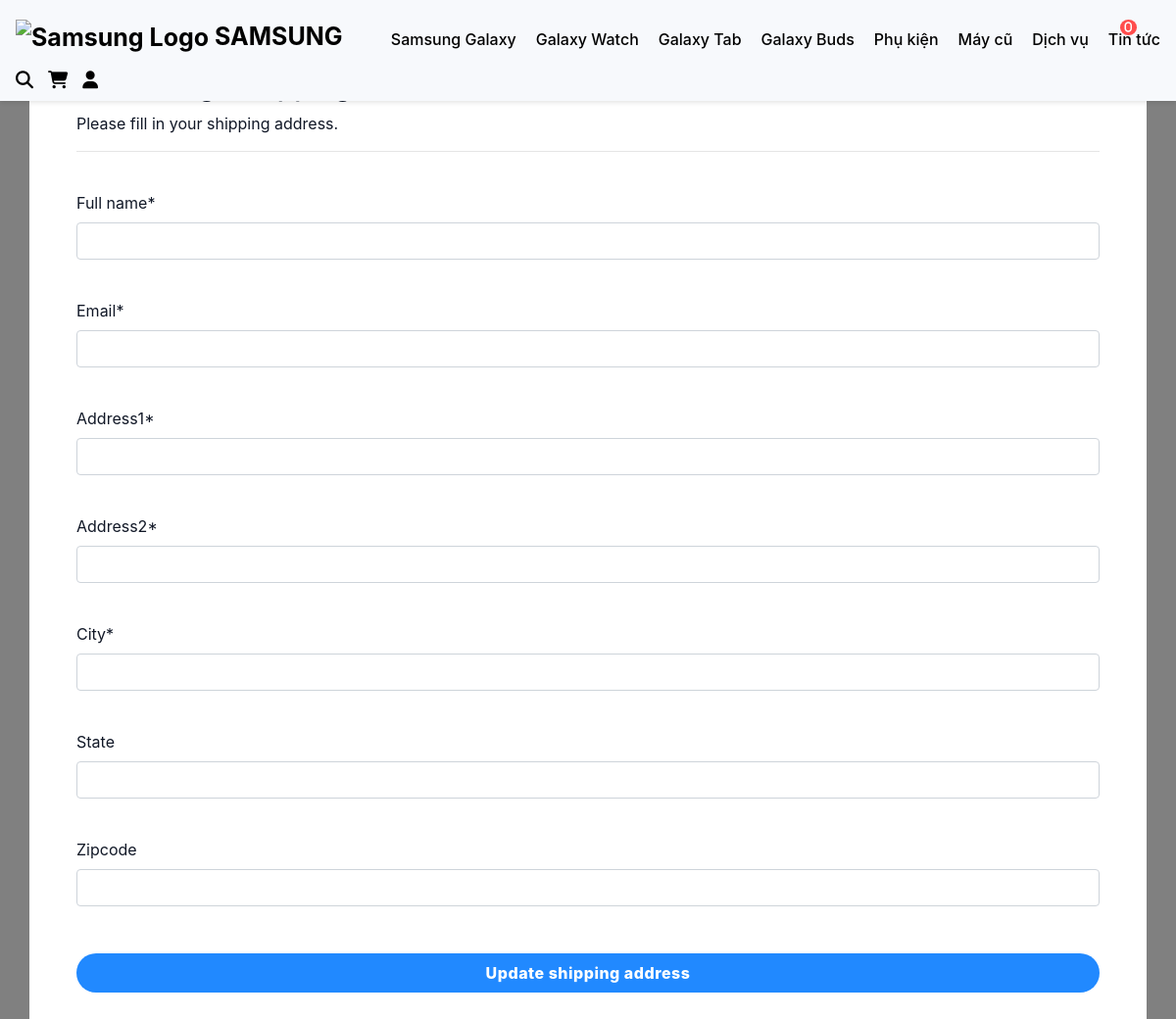
The app's page /account/manage-shipping (signed in), older data.
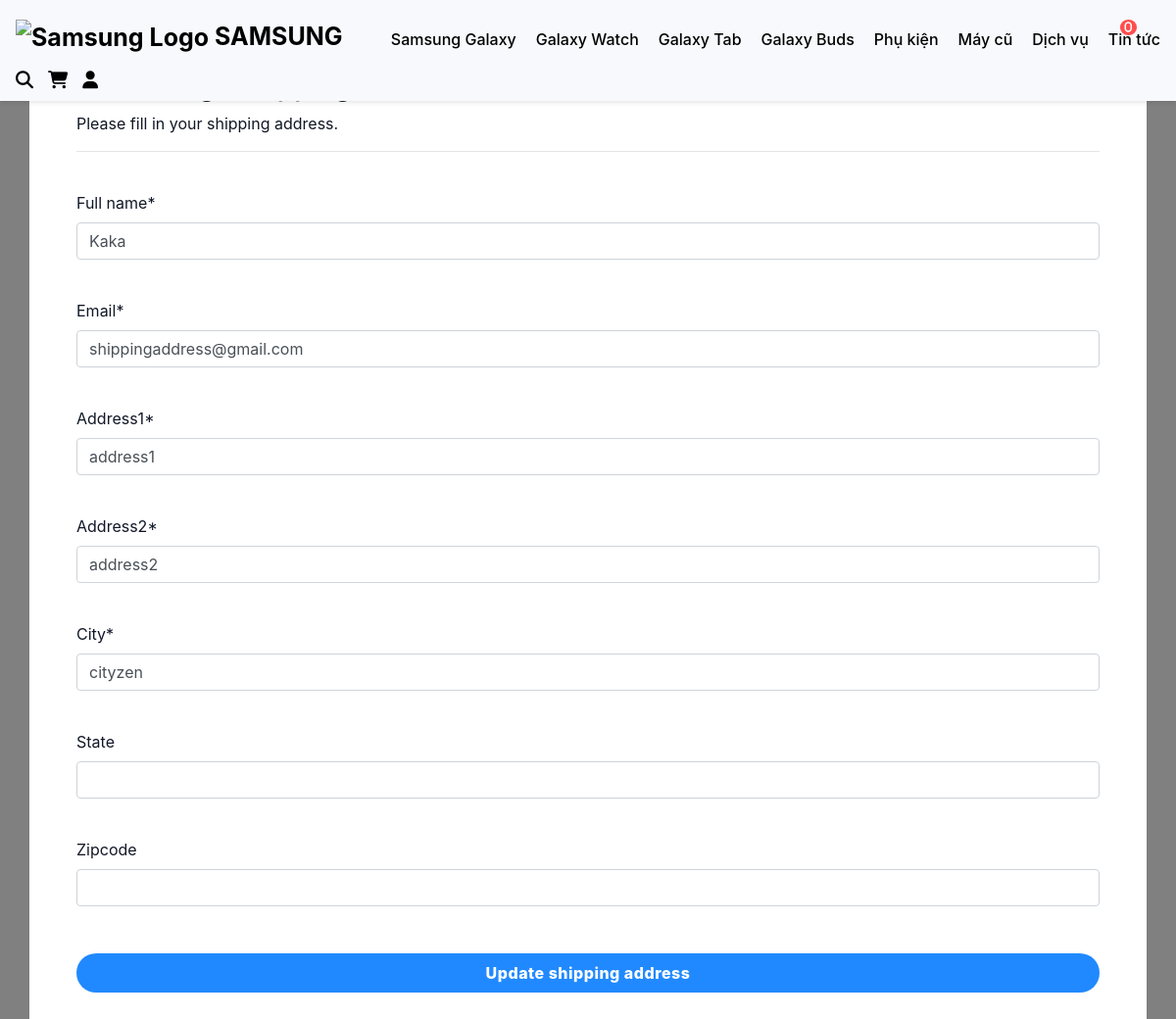
The same page, newer data.
### payment/models.py (models this page shows, shortened)
class ShippingAddress(models.Model):
    full_name = models.CharField(max_length=300)
    email = models.EmailField(max_length=255)
    address1 = models.CharField(max_length=300)
    address2 = models.CharField(max_length=300)
    city = models.CharField(max_length=255)
    state = models.CharField(max_length=255, null=True, blank=True)
    zipcode = models.CharField(max_length=255, null=True, blank=True)
    user = models.ForeignKey(User, on_delete=models.CASCADE, null = True, blank= True)
    class Meta:
        verbose_name_plural = 'Shipping Address'

### account/views.py (the view, shortened to what this page needs)
# urls.py: path('manage-shipping', views.manage_shipping, name='manage-shipping'),
@login_required(login_url='my-login')
def manage_shipping(request):
    try:
        shipping = ShippingAddress.objects.get(user = request.user.id)
    except ShippingAddress.DoesNotExist:
        shipping = None
    form = ShippingForm(instance=shipping)
    context = {'form':form}
    return render(request, 'account/manage-shipping.html', context=context)

### payment/forms.py
class ShippingForm(forms.ModelForm):
    class Meta:
        model = ShippingAddress
        fields = ['full_name', 'email', 'address1', 'address2', 'city', 'state', 'zipcode']
        exclude = ['user',]

### cart/context_processors.py (called while the page is built)
def cart(request):
    return {'cart': Cart(request)}

### store/views.py (called while the page is built)
def categories(request):
    all_categories = Category.objects.all()
    return {'all_categories': all_categories}

### account/templates/account/manage-shipping.html (shortened to what this page needs)
{% include "store/base.html" %}
{% load static %}
{% load crispy_forms_tags %}
{% block content %}
    <body>
        <br>
        <div class="container bg-white shadow-md p-5 form-layout">
            <h3>  &nbsp; Manage shipping </h3>
            <p> Please fill in your shipping address. </p>
            <hr>
            <br>
            <form method="POST" autocomplete="off">
                {{form.full_name|as_crispy_field}}
                <br>
                {{form.email|as_crispy_field}}
                <br>
                {{form.address1|as_crispy_field}}
                <br>
                {{form.address2|as_crispy_field}}
                <br>
                {{form.city|as_crispy_field}}
                <br>
                {{form.state|as_crispy_field}}
                <br>
                {{form.zipcode|as_crispy_field}}
                <br>
                <button type="submit" class="btn btn-primary navbar-btn text-white w-100 p-2"> Update shipping address </button>
            </form>
        </div>
    </body>
{% endblock %}

### store/templates/store/base.html (shortened to what this page needs)
{% load static %}
<!DOCTYPE html>
<html lang="vi">
<head>
  <link rel="stylesheet" href="https://cdn.jsdelivr.net/npm/bootstrap@4.6.2/dist/css/bootstrap.min.css"
>
  <link rel="stylesheet" href="https://cdnjs.cloudflare.com/ajax/libs/font-awesome/6.4.0/css/all.min.css">
  <link rel="stylesheet" href="{% static 'css/reset.css' %}">
  <link rel="stylesheet" href="{% static 'css/styles.css' %}">
</head>
<body>
  <nav class="navbar" id="site-navbar">
    <a href="index.html" class="logo">
      <img src="https://www.freepnglogos.com/uploads/original-samsung-logo-10.png" alt="Samsung Logo">
      SAMSUNG
    </a>
    <ul>
      <li><a href="#">Samsung Galaxy</a></li>
      <li><a href="#">Galaxy Watch</a></li>
      <li><a href="#">Galaxy Tab</a></li>
      <li><a href="#">Galaxy Buds</a></li>
      <li><a href="#">Phụ kiện</a></li>
      <li><a href="#">Máy cũ</a></li>
      <li><a href="#">Dịch vụ</a></li>
      <li><a href="#">Tin tức</a></li>
    </ul>
    <div class="icons">
      <a href="#" id="search-btn" data-action="toggle-search" aria-label="Tìm kiếm">
        <i class="fa-solid fa-magnifying-glass"></i>
      </a>
      <a href="{% url 'cart-summary'%}" aria-label="Giỏ hàng">
        <i class="fa-solid fa-cart-shopping">
          <span id="cart-count">0</span>
        </i>
      </a>
      <a href="login.html" aria-label="Tài khoản">
        <i class="fa-solid fa-user"></i>
      </a>
    </div>
  </nav>
</body>
</html>

### static/css/styles.css (style rules this page uses)
body { font-family: Arial, sans-serif; }
.navbar { position: fixed; top: 0; left: 0; width: 100%; z-index: 1000; background: #f7f9fc; box-shadow: 0 2px 4px rgba(0, 0, 0, 0.1); }
.navbar .logo { font-weight: bold; font-size: 25px; color: #000; }
.navbar .logo img { height: 60px; }
.navbar ul { padding-top: 20px; list-style: none; display: flex; gap: 20px; }
.navbar ul li a { text-decoration: none; color: #000; font-weight: 500; }
.navbar .icons { display: flex; gap: 15px; }
.navbar .icons a { text-decoration: none; font-size: 18px; color: #000; }
* { box-sizing: border-box }
:root { --bg: #f7f8fb; --card: #fff; --text: #222; --muted: #8a8f98; --green: #2189ff; }
html, body { height: 100% }
body { margin: 0; font-family: Inter, system-ui, Segoe UI, Roboto, Arial, sans-serif; background: var(--bg); color: var(--text); }
.btn { width: 100%; border: none; cursor: pointer; border-radius: 28px; padding: 14px 18px; font-weight: 800; letter-spacing: .5px; background: var(--green); color: #fff; margin-top: 8px; }
#cart-count { position: absolute; top: 20px; right: 40px; background-color: #ff4d4d; color: white; font-size: 12px; font-weight: bold; padding: 2px 5px; border-radius: 50%; }
:root { --bg: #f5f7fb; --card: #fff; --text: #111827; --muted: #6b7280; --primary: #0ea5e9; --ring: rgba(14, 165, 233, .25); --border: #e5e7eb; --shadow: 0 10px 30px rgba(0, 0, 0, .04); --radius: 14px; --nav-h: 80px; }

### account/templates/account/manage-shipping.html (style rules this page uses)
body { background-color: gray; }

Row changes from the older to the newer data that the page shows:
added ShippingAddress: full_name "Kaka", email "shippingaddress@gmail.com", address1 "address1", address2 "address2", city "cityzen"
